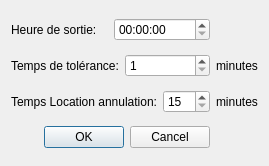
<?xml version="1.0" encoding="UTF-8"?>
<ui version="4.0">
 <class>BDConfigHeureSortie</class>
 <widget class="QDialog" name="BDConfigHeureSortie">
  <property name="geometry">
   <rect>
    <x>0</x>
    <y>0</y>
    <width>254</width>
    <height>166</height>
   </rect>
  </property>
  <property name="windowTitle">
   <string>Dialog</string>
  </property>
  <property name="windowIcon">
   <iconset resource="images.qrc">
    <normaloff>:/images/logo.png</normaloff>:/images/logo.png</iconset>
  </property>
  <layout class="QGridLayout" name="gridLayout">
   <item row="0" column="0">
    <layout class="QHBoxLayout" name="horizontalLayout_2">
     <item>
      <widget class="QLabel" name="label">
       <property name="text">
        <string>Heure de sortie:</string>
       </property>
      </widget>
     </item>
     <item>
      <widget class="QTimeEdit" name="timeEditSortie"/>
     </item>
    </layout>
   </item>
   <item row="1" column="0">
    <layout class="QHBoxLayout" name="horizontalLayout">
     <item>
      <widget class="QLabel" name="label_2">
       <property name="text">
        <string>Temps de tolérance:</string>
       </property>
      </widget>
     </item>
     <item>
      <widget class="QSpinBox" name="spinBoxTpsTol">
       <property name="minimum">
        <number>1</number>
       </property>
       <property name="maximum">
        <number>100</number>
       </property>
       <property name="singleStep">
        <number>5</number>
       </property>
      </widget>
     </item>
    </layout>
   </item>
   <item row="2" column="0">
    <layout class="QHBoxLayout" name="horizontalLayout_4">
     <item>
      <widget class="QLabel" name="label_5">
       <property name="text">
        <string>Temps Location annulation:</string>
       </property>
      </widget>
     </item>
     <item>
      <widget class="QSpinBox" name="spinBoxTpsTol_3">
       <property name="minimum">
        <number>15</number>
       </property>
       <property name="maximum">
        <number>100</number>
       </property>
       <property name="singleStep">
        <number>5</number>
       </property>
      </widget>
     </item>
    </layout>
   </item>
   <item row="2" column="1">
    <widget class="QLabel" name="label_3">
     <property name="text">
      <string>minutes</string>
     </property>
    </widget>
   </item>
   <item row="3" column="0">
    <widget class="QDialogButtonBox" name="buttonBox">
     <property name="orientation">
      <enum>Qt::Horizontal</enum>
     </property>
     <property name="standardButtons">
      <set>QDialogButtonBox::Cancel|QDialogButtonBox::Ok</set>
     </property>
    </widget>
   </item>
   <item row="1" column="1">
    <widget class="QLabel" name="label_4">
     <property name="text">
      <string>minutes</string>
     </property>
    </widget>
   </item>
  </layout>
 </widget>
 <resources>
  <include location="images.qrc"/>
 </resources>
 <connections>
  <connection>
   <sender>buttonBox</sender>
   <signal>accepted()</signal>
   <receiver>BDConfigHeureSortie</receiver>
   <slot>accept()</slot>
   <hints>
    <hint type="sourcelabel">
     <x>248</x>
     <y>254</y>
    </hint>
    <hint type="destinationlabel">
     <x>157</x>
     <y>274</y>
    </hint>
   </hints>
  </connection>
  <connection>
   <sender>buttonBox</sender>
   <signal>rejected()</signal>
   <receiver>BDConfigHeureSortie</receiver>
   <slot>reject()</slot>
   <hints>
    <hint type="sourcelabel">
     <x>316</x>
     <y>260</y>
    </hint>
    <hint type="destinationlabel">
     <x>286</x>
     <y>274</y>
    </hint>
   </hints>
  </connection>
 </connections>
</ui>
